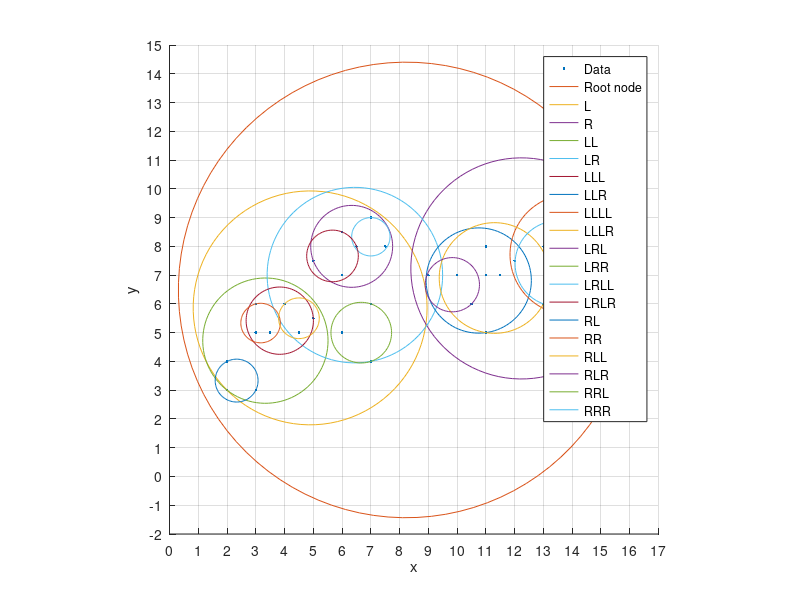

This figure's MATLAB source:
% Checking a balltree example in 2D.
points = [   2,   3;	2,   4;		3,   3;		3,   5;		3,   6;		3.5,   5;	4.5,   5; 
		     4,   6;	5, 5.5;		6,   5;		7,   6;		7,   4;		  6,   7;	  5, 7.5; 
			 6, 8.5;  6.5,   8;		7,   9;	  7.5,   8;		9,   7;		 10,   7;  10.5,   6; 
		    11,   5;   11,   7;  11.5,   7;	   12, 7.5;	   11,   8;		 13,   6;    13,   8; 
			14,   7;   14, 7.5;  13.5, 8.5;	   14,   9;	   16,   8];
		
c = [8.227, 6.484848];		% Root: children noted with l for left, r for right.
rad = 7.919026;
c_l = [4.88889, 5.86111];
rad_l = 4.065911;
c_r = [12.233333, 7.233333];
rad_r = 3.843898;
c_l_l = [3.333333, 4.722222];
rad_l_l = 2.178033;
c_l_r = [6.444444, 7];
rad_l_r = 3.051007;
c_l_l_l = [3.833333, 5.416667];
rad_l_l_l = 1.169639;
c_l_l_r = [2.333333, 3.333333];
rad_l_l_r = 0.745356;
c_l_l_l_l = [3.166666, 5.333333];
rad_l_l_l_l = 0.687184;
c_l_l_l_r = [4.5, 5.5];
rad_l_l_l_r = 0.707107;
c_l_r_l = [6.333333, 8];
rad_l_r_l = 1.424001;
c_l_r_r = [6.666667, 5];
rad_l_r_r = 1.054093;
c_l_r_l_l = [7, 8.333333];
rad_l_r_l_l = 0.666667;
c_l_r_l_r = [5.666667, 7.666667];
rad_l_r_l_r = 0.897527;

c_r_l = [10.75, 6.8125];
rad_r_l = 1.829660;
c_r_r = [13.928571, 7.714286];
rad_r_r = 2.091040;
c_r_l_l = [11.3, 6.9];
rad_r_l_l = 1.923538;
c_r_l_r = [9.833333, 6.666667];
rad_r_l_r = 0.942809;
c_r_r_l = [15, 8.5];
rad_r_r_l = 1.118034;
c_r_r_r = [13.5, 7.4];
rad_r_r_r = 1.486607;

figure; hold on;
t = linspace(0, 2*pi, 100);
plot( points(:,1), points(:,2), ".", "markerfacecolor", "b" );
plot( c(1) + rad*cos(t), c(2) + rad*sin(t), "-" );
plot( c_l(1) + rad_l*cos(t), c_l(2) + rad_l*sin(t), "-" );
plot( c_r(1) + rad_r*cos(t), c_r(2) + rad_r*sin(t), "-" );
plot( c_l_l(1) + rad_l_l*cos(t), c_l_l(2) + rad_l_l*sin(t) );
plot( c_l_r(1) + rad_l_r*cos(t), c_l_r(2) + rad_l_r*sin(t) );
plot( c_l_l_l(1) + rad_l_l_l*cos(t), c_l_l_l(2) + rad_l_l_l*sin(t) );
plot( c_l_l_r(1) + rad_l_l_r*cos(t), c_l_l_r(2) + rad_l_l_r*sin(t) );
plot( c_l_l_l_l(1) + rad_l_l_l_l*cos(t), c_l_l_l_l(2) + rad_l_l_l_l*sin(t), "-" );
plot( c_l_l_l_r(1) + rad_l_l_l_r*cos(t), c_l_l_l_r(2) + rad_l_l_l_r*sin(t), "-" );
plot( c_l_r_l(1) + rad_l_r_l*cos(t), c_l_r_l(2) + rad_l_r_l*sin(t), "-" );
plot( c_l_r_r(1) + rad_l_r_r*cos(t), c_l_r_r(2) + rad_l_r_r*sin(t), "-" );
plot( c_l_r_l_l(1) + rad_l_r_l_l*cos(t), c_l_r_l_l(2) + rad_l_r_l_l*sin(t), "-" );
plot( c_l_r_l_r(1) + rad_l_r_l_r*cos(t), c_l_r_l_r(2) + rad_l_r_l_r*sin(t), "-" );

plot( c_r_l(1) + rad_r_l*cos(t), c_r_l(2) + rad_r_l*sin(t), "-" );
plot( c_r_r(1) + rad_r_r*cos(t), c_r_r(2) + rad_r_r*sin(t), "-" );
plot( c_r_l_l(1) + rad_r_l_l*cos(t), c_r_l_l(2) + rad_r_l_l*sin(t), "-" );
plot( c_r_l_r(1) + rad_r_l_r*cos(t), c_r_l_r(2) + rad_r_l_r*sin(t), "-" );
plot( c_r_r_l(1) + rad_r_r_l*cos(t), c_r_r_l(2) + rad_r_r_l*sin(t), "-" );
plot( c_r_r_r(1) + rad_r_r_r*cos(t), c_r_r_r(2) + rad_r_r_r*sin(t), "-" );

xticks( linspace(0, 17, 18) );
xlim( [0, 17] );
yticks( linspace(-2, 15, 18) );
ylim( [-2, 15] );
xlabel( "x" );
ylabel( "y" );
grid on;
axis equal;
legend( "Data", "Root node", "L", "R", "LL", "LR", "LLL", "LLR", "LLLL", "LLLR", "LRL", "LRR", "LRLL", "LRLR", ...
		"RL", "RR", "RLL", "RLR", "RRL", "RRR" );